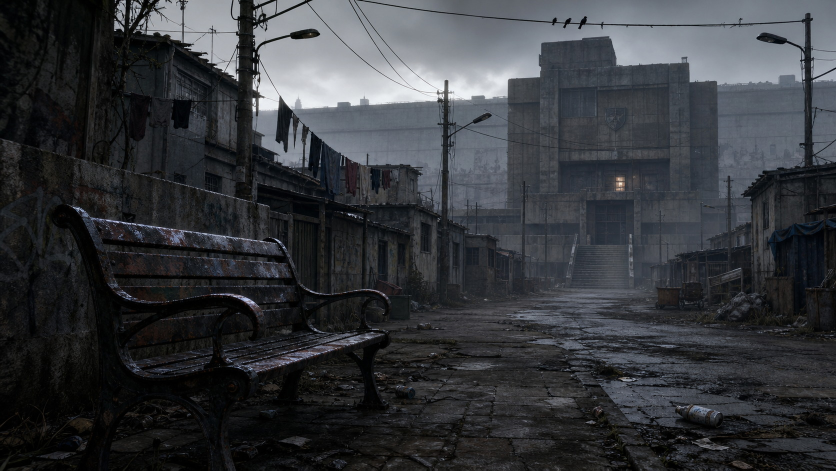
#> input picture episode-01/images/a1_street_wide.jpg, 1672 x 941 px (shown at 1/2 size); its folder holds only this picture in this run
$ python -i engine.py   (imports and definitions only)
#> lines starting #> are read from the running program, lines starting #| are printed output that depends on the picture
"""
engine.py — маленький процедурный кинематографический движок на Pillow + NumPy.
Никаких внешних ассетов: всё (туман, силуэты, оптика, зерно) считается кодом.
"""
import math
import numpy as np
from PIL import Image, ImageDraw, ImageFont, ImageFilter

# ── формат ────────────────────────────────────────────────────────────────
W, H = 1920, 804          # активная зона кадра (2.39:1)
RW, RH = 2400, 1005       # «полотно» под панораму/наезд камеры
FPS = 24
DUR = 10.0
BARS = (1080 - H) // 2    # чёрные полосы сверху/снизу

FONT_BOLD = "/usr/share/fonts/truetype/dejavu/DejaVuSans-Bold.ttf"
FONT_REG = "/usr/share/fonts/truetype/dejavu/DejaVuSans.ttf"

F32 = np.float32


# ── мелочи ────────────────────────────────────────────────────────────────
def clamp(x, lo=0.0, hi=1.0):
    return np.clip(x, lo, hi)


def smoothstep(a, b, x):
    t = np.clip((x - a) / max(1e-6, (b - a)), 0.0, 1.0)
    return t * t * (3.0 - 2.0 * t)


def ease_out(x):
    x = float(np.clip(x, 0, 1))
    return 1 - (1 - x) ** 3


def ease_in_out(x):
    x = float(np.clip(x, 0, 1))
    return 3 * x * x - 2 * x * x * x


def lerp(a, b, t):
    return a + (b - a) * t


def hexc(h):
    h = h.lstrip("#")
    return np.array([int(h[i:i + 2], 16) / 255 for i in (0, 2, 4)], F32)


# ── градиенты и шум ───────────────────────────────────────────────────────
# [42 lines left out: functions vgrad, value_noise, fbm, radial, not called in this run]


# ── работа с изображениями ────────────────────────────────────────────────
def to_img(arr, mode="RGB"):
    return Image.fromarray((np.clip(arr, 0, 1) * 255).astype(np.uint8), mode)


def to_arr(img):
    return np.asarray(img, F32) / 255.0


def blank_rgba(w, h, rgb=(0, 0, 0), a=0):
    return Image.new("RGBA", (w, h), tuple(int(v) for v in rgb) + (a,))


def rgba_arrays(img):
    a = np.asarray(img, F32) / 255.0
    return a[..., :3].copy(), a[..., 3].copy()


# [4 lines left out: function over, not called in this run]


def screen(dst, src, strength=1.0):
    s = np.clip(src * strength, 0, 1)
    return 1 - (1 - dst) * (1 - s)


# [207 lines left out: functions view, text_img, _blit, blit_arr, max_alpha, _screen_blit and 7 more, not called in this run]


def _smin(a, b, k):
    m = np.minimum(a, b)
    return m - k * np.log1p(np.exp(-np.abs(a - b) / k))


# [11 lines left out: function _sdf_capsule, not called in this run]


def _sdf_ellipse(px, py, c, rx, ry):
    q = np.sqrt(((px - c[0]) / rx) ** 2 + ((py - c[1]) / ry) ** 2)
    return (q - 1.0) * min(rx, ry)


# ── векторный «ходячий» силуэт в профиль ─────────────────────────────────
def _pack(pts):
    return [(float(a), float(b)) for a, b in pts]


def _poly(d, pts, S, fill=255):
    d.polygon([(x * S, y * S) for x, y in pts], fill=fill)


# [255 lines left out: functions _taper, _zombie_parts, _draw_walker, walker_rgba, zombie_rgba, hero_sprite, not called in this run]


def survivor_sprite(height, seed=3, ss=2):
    return survivor_rgba(height)


def survivor_rgba(hs):
    return walker_rgba(hs, seed=4, phase=0.02, rim=(0.92, 0.72, 0.44),
                       rim_strength=1.35, surface=0.10, survivor=True)


# ── постобработка ─────────────────────────────────────────────────────────
_VIGNETTE = None
_GRAIN = None


# [12 lines left out: function _init_post, not called in this run]


def grade(img, exposure=1.0, contrast=1.07, saturation=0.85, lift=(0.010, 0.020, 0.030),
          high=(1.06, 1.00, 0.90), bloom=0.35):
#> called with exposure = 1, contrast = 1.07, saturation = 0.85, lift = (0.01, 0.02, 0.03), high = (1.06, 1, 0.9), bloom = 0.35
    img = np.clip(img, 0, 4)
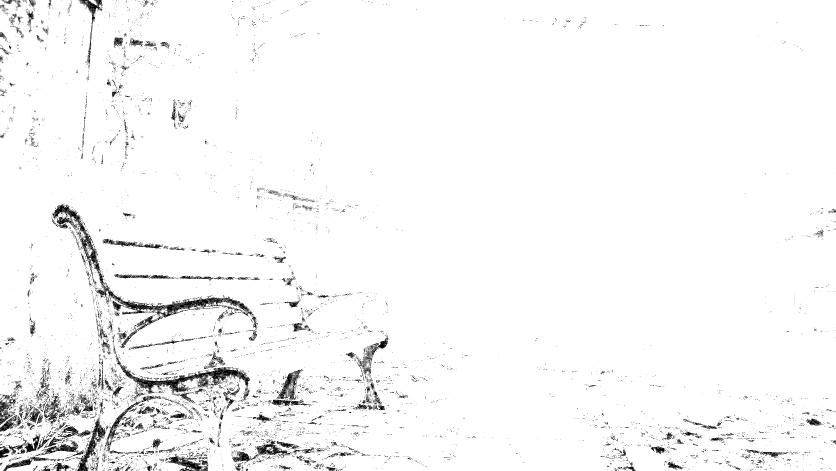
#> img: shape (941, 1672) (shown at 1/2 size); min 0, max 4, mean 3.87; drawn with min black and max white
    # тонмаппинг мягкий
    img = img / (1.0 + img * 0.28)
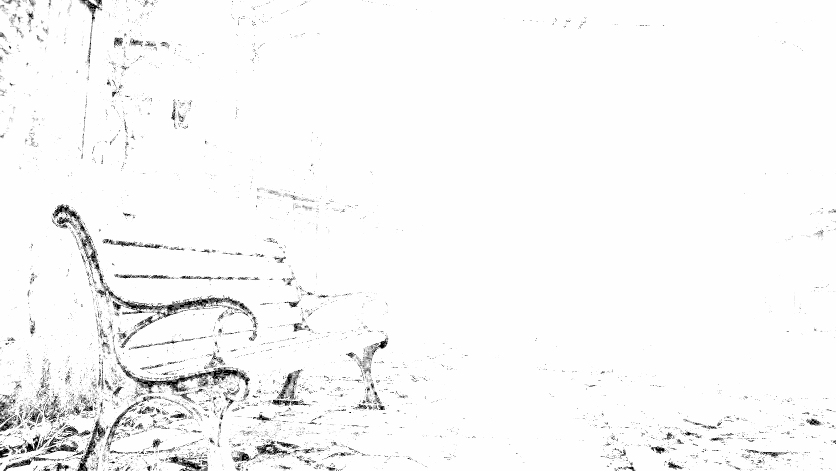
#> img: shape (941, 1672) float64 (shown at 1/2 size); min 0, max 1.89, mean 1.84; drawn with min black and max white
    img = np.clip(img * exposure, 0, 2)
    # сплит-тонирование
#> (the run stopped early here; a loop or call above may not have finished)

$ run again, on episode-01/images/a2_bench_sunny.jpg
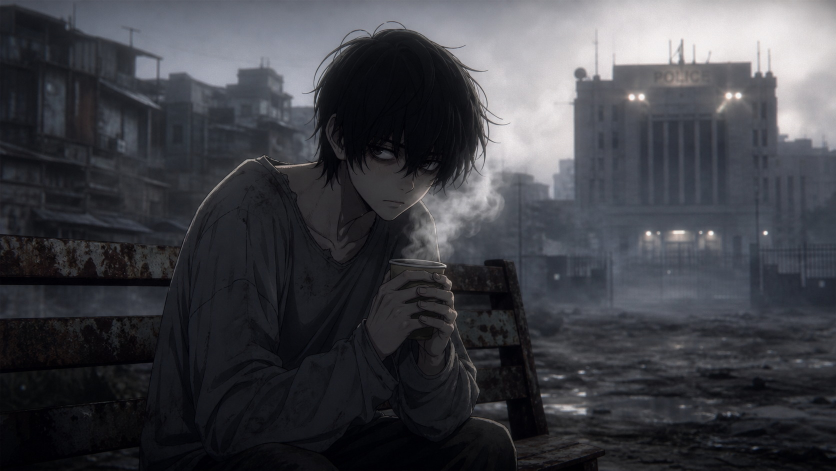
#> input picture episode-01/images/a2_bench_sunny.jpg, 1672 x 941 px (shown at 1/2 size)
#> in grade, `img = np.clip(img, 0, 4)`:
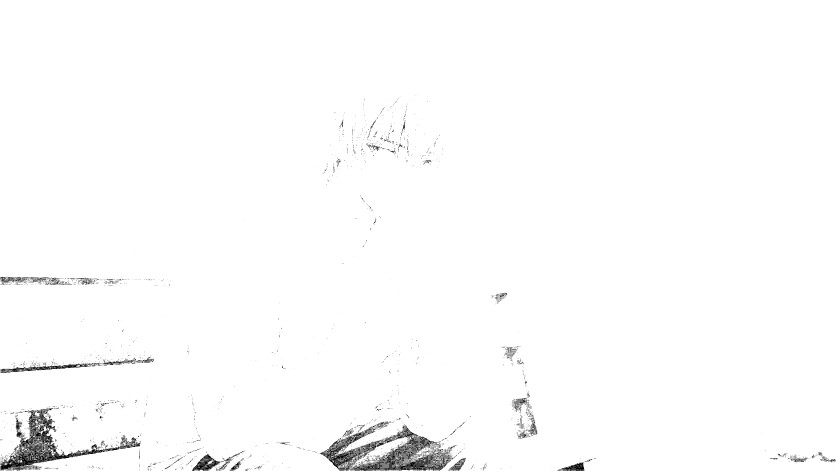
#> img: shape (941, 1672) (shown at 1/2 size); min 0, max 4, mean 3.95; drawn with min black and max white
